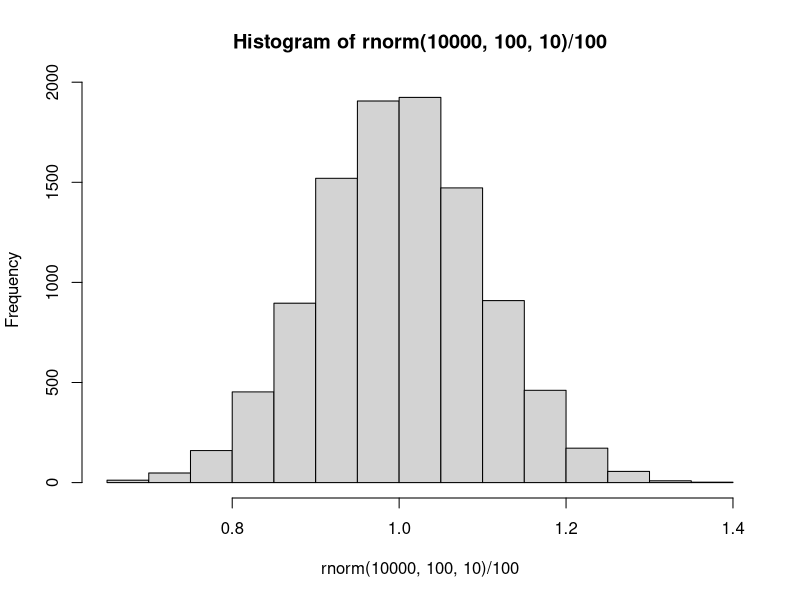
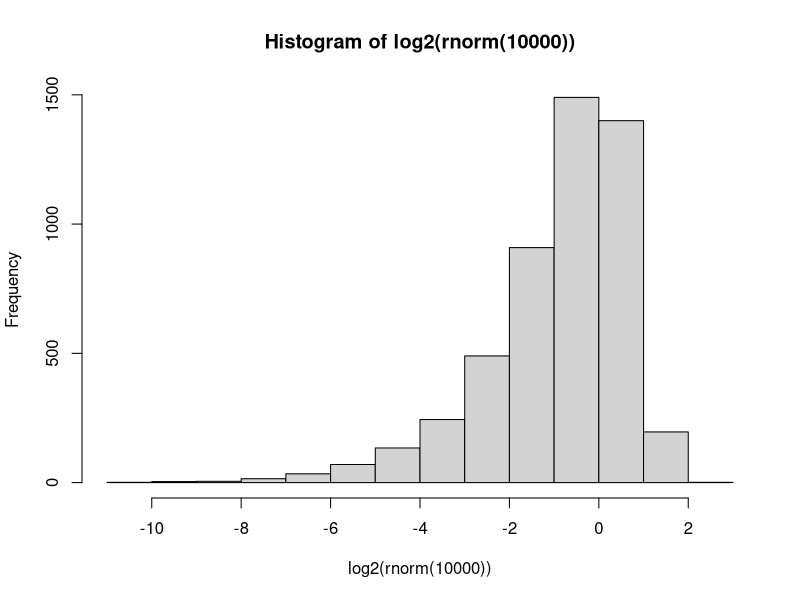

These figures' R source, in order: (Note: this script raises an error after producing the figures.)


hist(rnorm(10000, 100, 10) / 100)
hist(log2(rnorm(10000)))


a <- c("linear","log")

x <- rnorm(1000, mean = 1, sd = 0.1)
sd(x) / mean(x)
sd(x*100) / mean(x*100)

x = rnorm(100,100,10)
y = x * rnorm(100,100,10)



#mat <- cor(matrix(rnorm(50), nrow = 5, ncol = 10))

prot_names <- filter(allGO, GOterms == 'GO:0005840')$Uniprot %>% unlist()
mat <- cor[rownames(cor) %in% prot_names,colnames(cor) %in% prot_names]

colnames(mat) <- NULL
rownames(mat) <- NULL
hc = hclust(as.dist(1 - mat))
mat = mat[hc$order, hc$order]
mat[lower.tri(mat)] = NA
diag(mat) <- NA

pheatmap(mat, 
         cluster_col = F, 
         cluster_row = F, 
         color = rev(colorRampPalette(brewer.pal(11, 'RdBu'))(201)), 
         border_color = NA,
         na_col = "white",
         legend = FALSE,
         breaks = seq(-1,1, by = 0.01))

protImputeTidy %>% filter(Uniprot %in% prot_names) %>%
  ggplot(., aes(x = abundance, group = Uniprot, alpha = 0.05)) + geom_density(color = "transparent", fill = "grey")

protVar %>% filter(Uniprot %in% prot_names) %>%
  ggplot(., aes(x = 1, y = Uniprot, fill = sd)) + geom_tile() +
  coord_equal()


pca = prcomp(as.matrix(glyc[,2:ncol(glyc)]))

pcaDF = tibble(PC1 = pca$rotation[,1], PC2 = pca$rotation[,2])
ggplot(pcaDF, aes(x = PC1, y = PC2)) + geom_point()

int <- matrix(data = c(0,1,0,
                       0,0,1,
                       1,0,0),
              nrow = 3)
mat <- cor[1:3,1:3]
